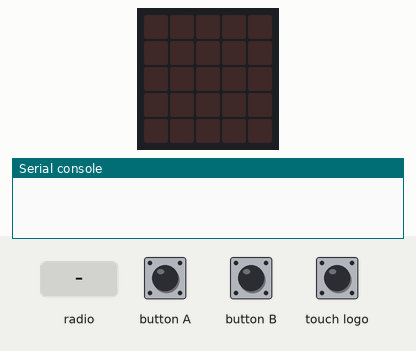
Recording of a program running on a simulated BBC micro:bit (MakeCode). Parts: the board's 5×5 LED display, the last lines printed to the serial console. The test bench sets the inputs (shaded band). No radio messages arrive unless stated (any console line starting 'radio sent:' is added by the test bench).

Above: at 1.2 s.
1.3 s: button A pressed for 0.15 s
At 1.9 s:
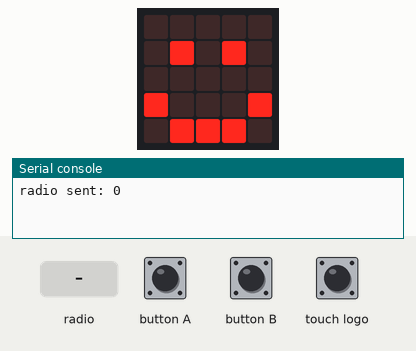
3.5 s: button B pressed for 0.15 s
At 4.1 s:
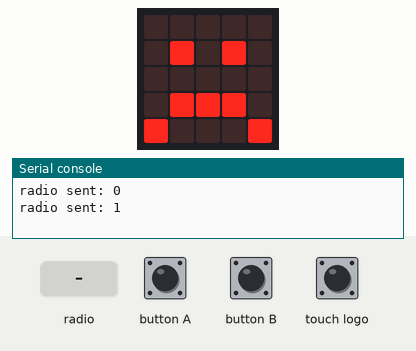
5.7 s: touch logo pressed for 0.15 s
At 6.3 s:
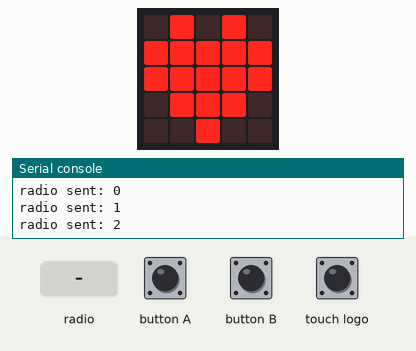
7.9 s: radio message "0" arrives
At 9.1 s:
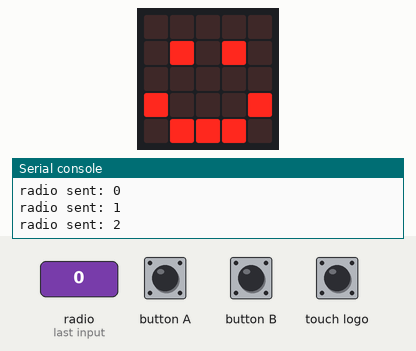
9.4 s: radio message "1" arrives
At 10.4 s:
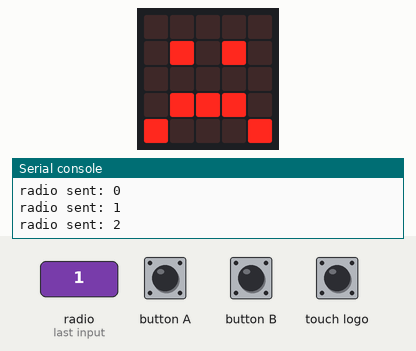
Timing chart, 0 to 11.9 s (numbered marks = the images above; inputs shaded):
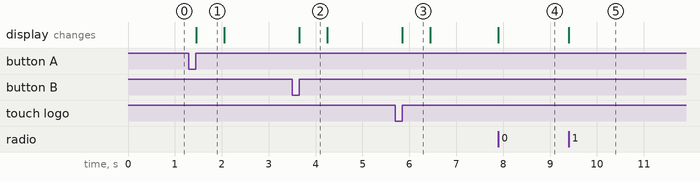

The program:

main.ts
```typescript
radio.onReceivedNumber(function (receivedNumber) {
    if (receivedNumber == 0) {
        basic.showIcon(IconNames.Happy)
    } else if (receivedNumber == 1) {
        basic.showIcon(IconNames.Sad)
    } else if (receivedNumber == 2) {
        basic.showIcon(IconNames.Heart)
    }
})
input.onButtonPressed(Button.A, function () {
    radio.sendNumber(0)
    basic.showIcon(IconNames.Happy)
    basic.clearScreen()
})
input.onButtonPressed(Button.B, function () {
    radio.sendNumber(1)
    basic.showIcon(IconNames.Sad)
    basic.clearScreen()
})
input.onLogoEvent(TouchButtonEvent.Pressed, function () {
    radio.sendNumber(2)
    basic.showIcon(IconNames.Heart)
    basic.clearScreen()
})
```

test.ts
```typescript
// les tests vont ici ; cela ne sera pas compilé si ce paquet est utilisé en tant qu'extension.
```

Measured:
- after the input at 1.3 s, the display: changes after 0.15 s (image 1)
- after the input at 3.5 s, the display: changes after 0.15 s (image 2)
- after the input at 5.7 s, the display: changes after 0.15 s (image 3)
- after the input at 7.9 s, the display: changes at once (image 4)
- after the input at 9.4 s, the display: changes at once (image 5)
- what the display in image 1 shows lasts 0.6 s, from 1.5 s to 2.1 s
